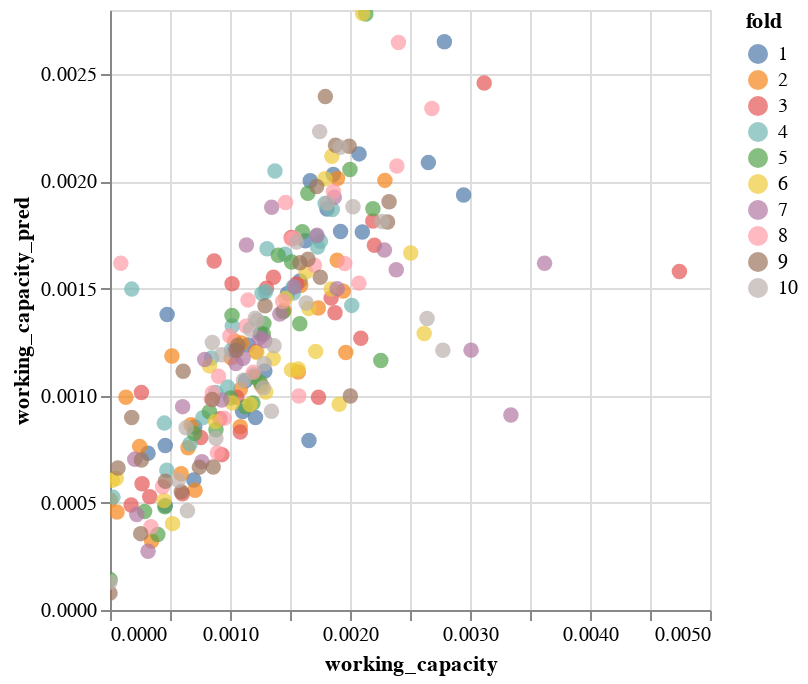

Notebook code cell kept with this figure:
### Markdown cell above
PARITY PLOT - ALT

### Code cell
alt.Chart(results).mark_circle(size=60).encode(
    x=label,
    y=f"{label}_pred",
    color="fold:N",
    tooltip=["structure_name", label, f"{label}_pred", "abs_rel_deviation", "fold"]
).interactive()

### Figure 1 — Vega-Lite specification as saved in the notebook (floating-point values rounded to 4 significant figures; data arrays with more than 128 entries replaced by an {"elided": "..."} marker saying what was removed)
{"config": {"view": {"continuousWidth": 300, "continuousHeight": 300}}, "data": {"name": "data-c3049d977133f814b4d2a32d29667d42"}, "mark": {"type": "circle", "size": 60}, "encoding": {"color": {"field": "fold", "type": "nominal"}, "tooltip": [{"field": "structure_name", "type": "nominal"}, {"field": "working_capacity", "type": "quantitative"}, {"field": "working_capacity_pred", "type": "quantitative"}, {"field": "abs_rel_deviation", "type": "quantitative"}, {"field": "fold", "type": "quantitative"}], "x": {"field": "working_capacity", "type": "quantitative"}, "y": {"field": "working_capacity_pred", "type": "quantitative"}}, "params": [{"name": "param_3", "select": {"type": "interval", "encodings": ["x", "y"]}, "bind": "scales"}], "$schema": "https://vega.github.io/schema/vega-lite/v5.20.1.json", "datasets": {"data-c3049d977133f814b4d2a32d29667d42": {"elided": "245 records"}}}
